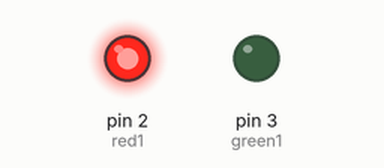
Bench run of a sketch on a simulated Arduino Uno, built with avr-gcc and run on an emulated ATmega328P. Shown: output pins drawn as LEDs (lit = HIGH).

Above: at 0.5 s.
At 1.5 s:
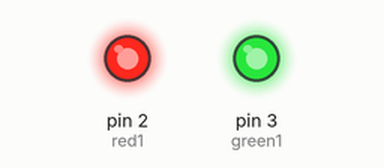
At 3.5 s:
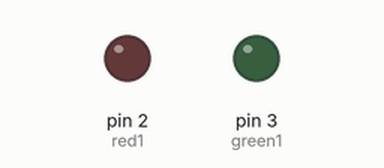
Timing chart, 0 to 5.2 s (numbered marks = the images above):
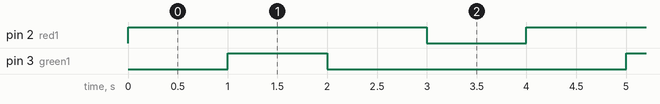

The sketch:

Expansion3.ino
```cpp
const int red1=2;
const int green1=3;
void setup() {
  pinMode(red1, OUTPUT);
  pinMode(green1, OUTPUT);
}

void loop() {
  digitalWrite(red1, HIGH);
  delay(1000);
  digitalWrite(green1, HIGH);
  delay(1000);
  digitalWrite(green1, LOW);
  delay(1000);
  digitalWrite(red1, LOW);
  delay(1000);
}
```

Measured:
- by itself, pin 2 (red1): alternates HIGH for 3.0 s and LOW for 1.0 s
- by itself, pin 3 (green1): alternates HIGH for 1.0 s and LOW for 3.0 s
- by itself, everything shown: repeats every 4.0 s, in 4 steps
